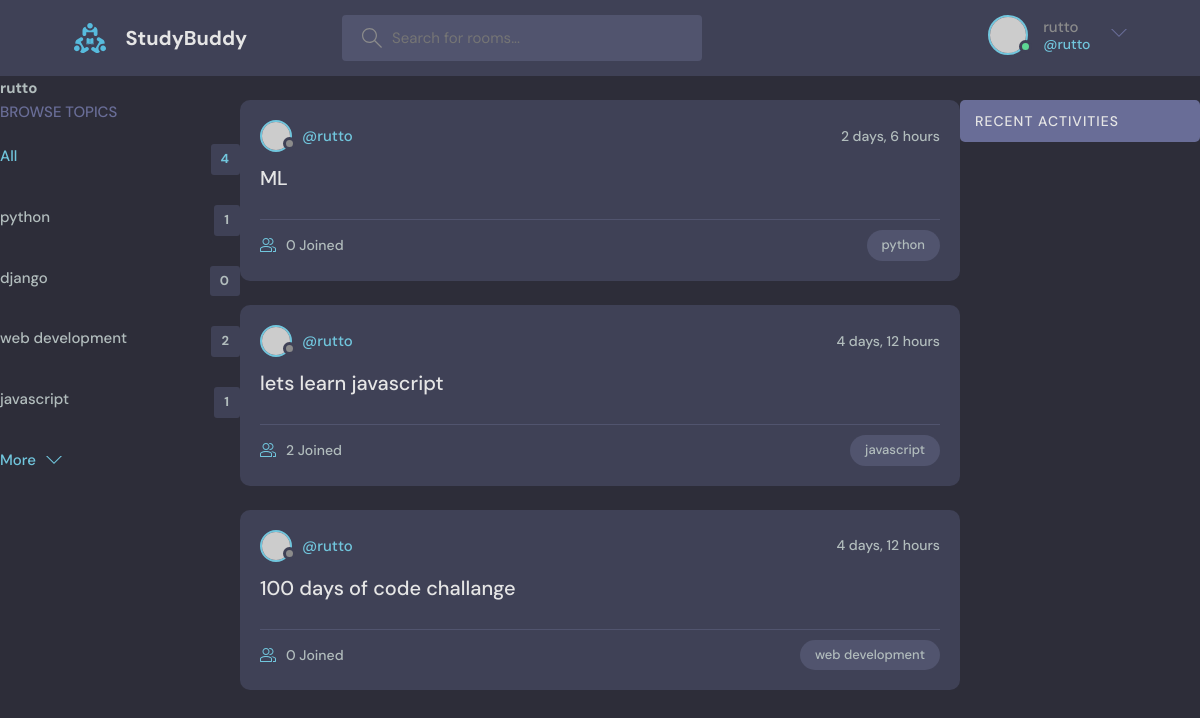
Screenshot of /room/profile/1/ (signed in) with the database file from the repository.
### base/models.py (models this page shows, shortened)
class Topic(models.Model):
    name = models.CharField(max_length=200)

class Room(models.Model):
    name = models.CharField(max_length=200)
    description = models.TextField(null=True, blank=True)
    updated = models.DateTimeField(auto_now=True)
    created = models.DateTimeField(auto_now_add=True)
    host = models.ForeignKey(User, on_delete=models.SET_NULL, null=True)
    participants = models.ManyToManyField(User , related_name='participants', blank=True)
    topic = models.ForeignKey('Topic', on_delete=models.SET_NULL, null=True)
    class Meta:
        ordering = ['-updated', '-created']

### base/views.py (the view)
# urls.py: path( 'profile/<int:pk>/', views.userProfile, name='user-profile'),
def userProfile (request, pk):
    user = User.objects.get(id=pk)
    rooms = user.room_set.all()
    room_messages = user.message_set.all()
    topics = Topic.objects.all()
    context = {'user': user, 'rooms': rooms, 'room_messages': room_messages, 'topics': topics}
    return render(request, 'base/profile.html', context)

### base/templates/base/profile.html (shortened to what this page needs)
{% extends 'main.html' %}
{% block content %}
<h1>{{user.username}}</h1>
<div class="profile-container">
    <div>
        {% include 'base/topic_component.html'  %}
    </div>
    <div>
        {% include 'base/feed_component.html'  %}
    </div>
    <div>
        {%  include 'base/activity_component.html'  %}
    </div>
</div>
{% endblock content %}

### templates/navbar.html (shortened to what this page needs)
{% load static  %}
<header class="header header--loggedIn">
    <div class="container">
      <a href="{% url 'home' %}" class="header__logo">
        <img src="{% static 'images/logo.svg'  %}" />
        <h1>StudyBuddy</h1>
      </a>
      <form class="header__search" method="GET" action="{% url 'home'  %}">
        <label>
          <input  name="q"  placeholder="Search for rooms..." />
        </label>
      </form>
      <nav class="header__menu">
        {% if request.user.is_authenticated %}
        <div class="header__user">
          <a href="profile.html">
            <div class="avatar avatar--medium active">
              <img src="https://randomuser.me/api/portraits/men/37.jpg" />
            </div>
            <p>{{request.user.username}}<span>@{{request.user.username}}</span></p>
          </a>
          <button class="dropdown-button">
            <svg version="1.1" xmlns="http://www.w3.org/2000/svg" width="32" height="32" viewBox="0 0 32 32">
              <title>chevron-down</title>
              <path d="M16 21l-13-13h-3l16 16 16-16h-3l-13 13z"></path>
            </svg>
          </button>
        </div>
        {% else  %}
        <a href="{% url 'login'  %}">
          <img src="{%  static 'images/avatar.svg' %}" />
          <p>Login</p>
        </a>
        {% endif %}
      </nav>
    </div>
  </header>

### base/templates/base/topic_component.html
<div class="topics">
    <div class="topics__header">
      <h2>Browse Topics</h2>
    </div>
    <ul class="topics__list">
      <li>
        <a href="{% url 'home'  %}" class="active">All <span>{{topics.count}}</span></a>
      </li>
      {% for topic in topics  %}
      <li>
        <a href="{% url 'home' %}?q={{topic.name}}">{{topic.name}} <span>{{topic.room_set.all.count}}</span></a>
      </li>
      {% endfor %}
    </ul>
    <a class="btn btn--link" href="topics.html">
      More
      <svg version="1.1" xmlns="http://www.w3.org/2000/svg" width="32" height="32" viewBox="0 0 32 32">
        <title>chevron-down</title>
        <path d="M16 21l-13-13h-3l16 16 16-16h-3l-13 13z"></path>
      </svg>
    </a>
  </div>

### base/templates/base/feed_component.html (shortened to what this page needs)
{% for room in rooms %}
<div class="roomListRoom">
    <div class="roomListRoom__header">
      <a href="{% url 'user-profile' room.host.id  %}" class="roomListRoom__author">
        <div class="avatar avatar--small">
          <img src="https://randomuser.me/api/portraits/women/11.jpg" />
        </div>
        <span>@{{room.host.username}}</span>
      </a>
      <div class="roomListRoom__actions">
        <span>{{room.created|timesince}}</span>
      </div>
    </div>
    <div class="roomListRoom__content">
      <a href="{% url 'room' room.id  %}">{{room.name}}</a>
    </div>
    <div class="roomListRoom__meta">
      <a href="{% url 'room' room.id  %}" class="roomListRoom__joined">
        {{room.participants.all.count}} Joined
      </a>
      <p class="roomListRoom__topic">{{room.topic.name}}</p>
    </div>
  </div>
{% endfor %}

### base/templates/base/profile.html (style rules this page uses)
.profile-container { display: grid; grid-template-columns: 1fr 3fr 1fr; }

### rows the page displays
Topic: name "python", room_set.all.count "1"
Topic: name "django", room_set.all.count "0"
Topic: name "web development", room_set.all.count "2"
Topic: name "javascript", room_set.all.count "1"
Room: host.username "rutto", created "2 days, 6 hours", name "ML", participants.all.count "0", topic.name "python"
Room: host.username "rutto", created "4 days, 12 hours", name "lets learn javascript", participants.all.count "2", topic.name "javascript"
Room: host.username "rutto", created "4 days, 12 hours", name "100 days of code challange", participants.all.count "0", topic.name "web development"

### other values shown
{{ request.user.username }} "rutto"
{{ user.username }} "rutto"
{{ topics.count }} "4"
